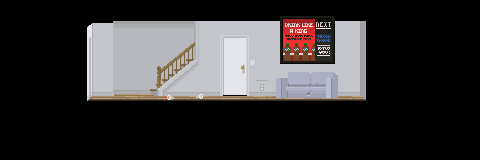

Rendered tile map (Tiled .tmx) drawn with the repository's tilesets; below, a short description and the map source with its tile grids summarised:
An orthogonal 30x10 tile map with 16x16 px tiles, 5 tile layers (bg1, bg2, ground, fg, ...), 2 tilesets and 5 objects (2x upstairs, outside, Spawn, 9).

<map version="1.0" orientation="orthogonal" renderorder="right-down" width="30" height="10" tilewidth="16" tileheight="16" nextobjectid="32">
 <properties>
  <property name="ambient" value="INDOOR" />
  <property name="bgm" value="Disco Battle" />
 </properties>
 <tileset firstgid="1" name="indoors" tilewidth="16" tileheight="16">
  <image source="tilesets/indoors.png" width="960" height="771" />
 </tileset>
 <tileset firstgid="2881" name="tileset" tilewidth="16" tileheight="16">
  <image source="tilesets/housing.png" width="960" height="771" />
 </tileset>
 <layer name="bg1" width="30" height="10">
  <data>[300 cells, 94 non-empty, 61 distinct tile ids]</data>
 </layer>
 <layer name="bg2" width="30" height="10">
  <data>[300 cells, 0 non-empty, 0 distinct tile ids]</data>
 </layer>
 <layer name="ground" width="30" height="10">
  <data>[300 cells, 90 non-empty, 18 distinct tile ids]</data>
 </layer>
 <layer name="fg" width="30" height="10">
  <data>[300 cells, 4 non-empty, 4 distinct tile ids]</data>
 </layer>
 <layer name="objects" width="30" height="10">
  <data>[300 cells, 28 non-empty, 28 distinct tile ids]</data>
 </layer>
 <objectgroup name="entities">
  <properties>
   <property name="spawn" value="" />
  </properties>
  <object id="26" name="outside" x="87" y="38" width="7" height="58">
   <properties>
    <property name="ID" value="0" />
    <property name="next" value="Residential District N" />
    <property name="nextWarp" value="5" />
    <property name="warp" value="" />
   </properties>
  </object>
  <object id="27" name="Spawn" x="102" y="80" width="16" height="16">
   <properties>
    <property name="spawn" value="" />
   </properties>
  </object>
  <object id="29" name="upstairs" x="128" y="32" width="30" height="64">
   <properties>
    <property name="ID" value="1" />
    <property name="next" value="resN_stairwell" />
    <property name="nextWarp" value="0" />
    <property name="warp" value="" />
   </properties>
  </object>
  <object id="30" name="upstairs" x="220" y="35" width="30" height="61">
   <properties>
    <property name="ID" value="1" />
    <property name="next" value="room1_3" />
    <property name="nextWarp" value="0" />
    <property name="warp" value="" />
   </properties>
  </object>
  <object id="31" name="9" x="192" y="80" width="16" height="16">
   <properties>
    <property name="ID" value="221" />
    <property name="NPC" value="oldlady2" />
    <property name="attackScript" value="onAttackedKillaGrandma" />
    <property name="layer" value="back" />
    <property name="name" value="Killa Grandma" />
    <property name="powerType" value="FIRE" />
    <property name="script" value="killaGrandma" />
    <property name="state" value="IDLEWALK" />
   </properties>
  </object>
 </objectgroup>
</map>
